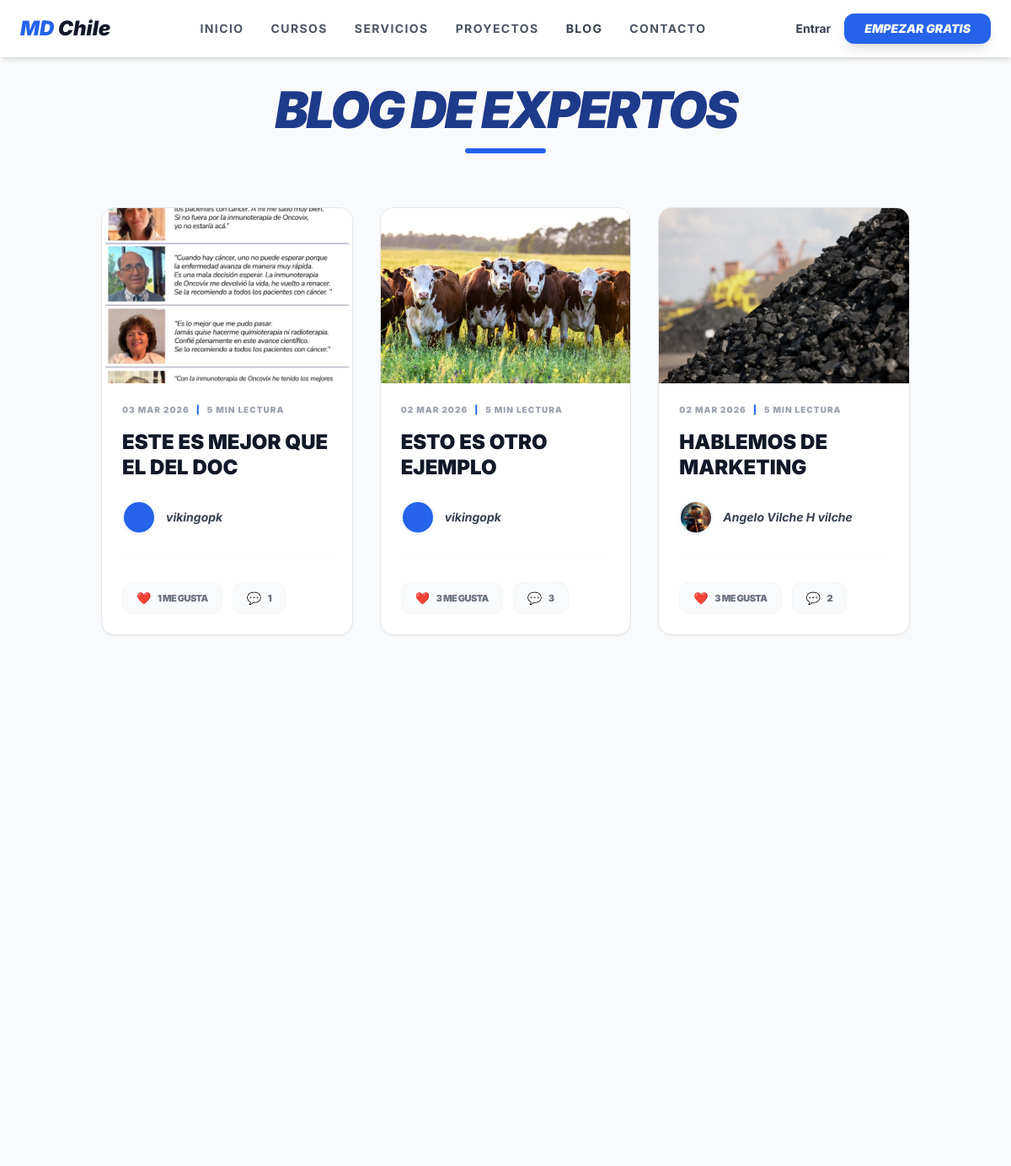
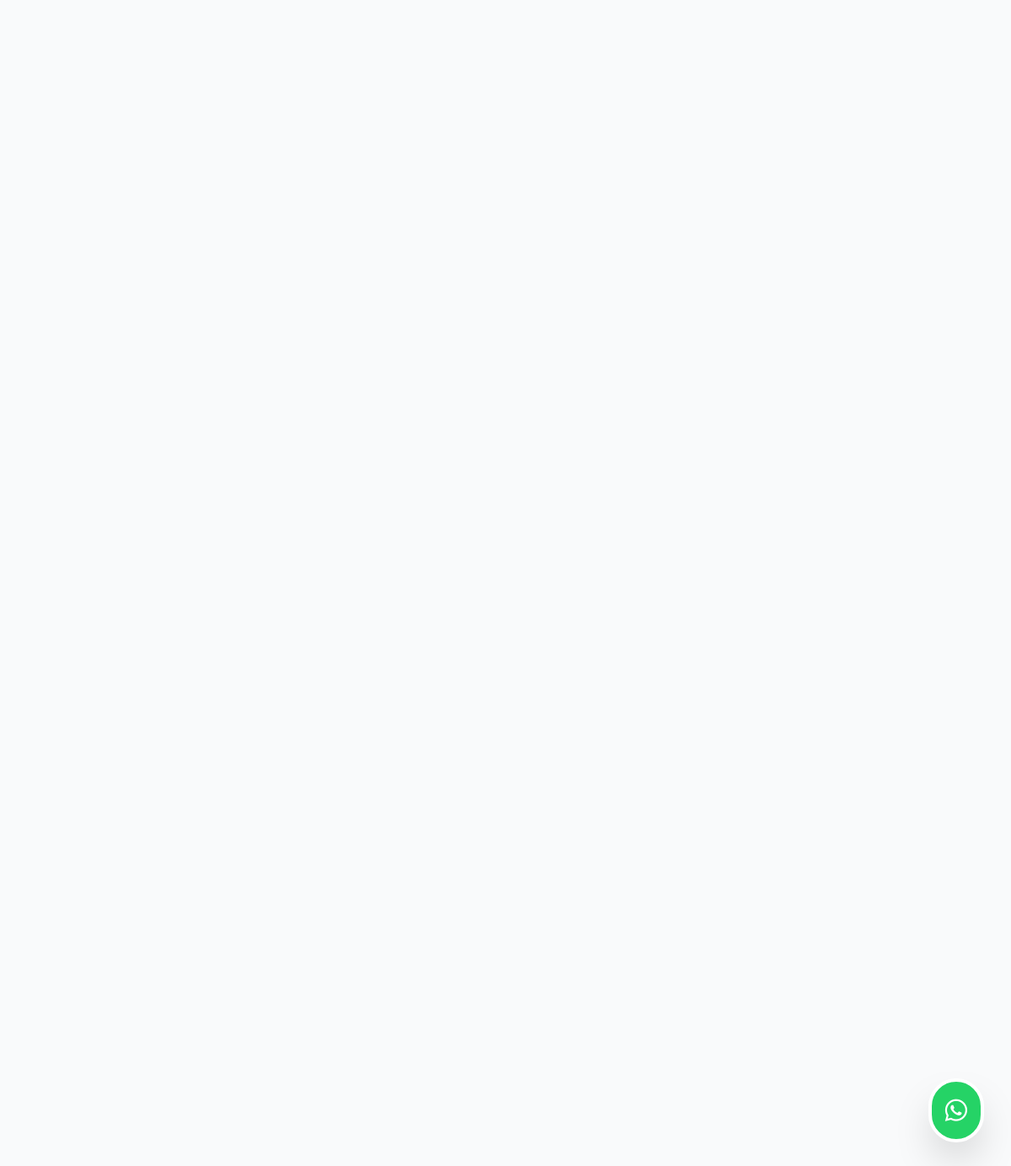
Screenshot of /blog/ with the database file from the repository (2 pictures, top to bottom).
### agency/models.py (models this page shows, shortened)
class Post(models.Model):
    title = models.CharField(max_length=200, verbose_name="Título del Artículo")
    slug = models.SlugField(unique=True, blank=True)
    content = models.TextField(verbose_name="Contenido (HTML permitido)")
    image = models.ImageField(upload_to='blog/', verbose_name="Imagen de Portada")
    video_url = models.URLField(blank=True, null=True, verbose_name="URL Video Lateral (YouTube)")
    author = models.ForeignKey(
        settings.AUTH_USER_MODEL,
        on_delete=models.CASCADE,
        verbose_name="Autor"
    )
    created_at = models.DateTimeField(auto_now_add=True)
    is_published = models.BooleanField(default=True, verbose_name="¿Publicado?")
    likes_count = models.PositiveIntegerField(default=0, verbose_name="Me gusta")
    comments_count = models.PositiveIntegerField(default=0, verbose_name="Comentarios")
    reading_time = models.PositiveIntegerField(default=5, verbose_name="Minutos de lectura")
    class Meta:
        ordering = ['-created_at']
        verbose_name = "Artículo"
        verbose_name_plural = "Blog - Artículos"

### users/models.py (models this page shows, shortened)
class User(AbstractUser):
    is_client = models.BooleanField(default=True)
    is_admin_user = models.BooleanField(default=False)
    profile_picture = models.ImageField(upload_to='users/profiles/', null=True, blank=True)
    bio = models.TextField(max_length=500, blank=True)
    rut = models.CharField(max_length=12, blank=True, null=True)
    linkedin_url = models.URLField(blank=True, null=True)

### courses/views.py (the view)
# urls.py: path('blog/', views.blog_list, name='blog_list'),
def blog_list(request): return render(request, 'agency/blog_list.html', {'posts': Post.objects.filter(is_published=True)})

### templates/agency/blog_list.html (shortened to what this page needs)
{% extends 'base.html' %}
{% block content %}
<div class="container mx-auto p-8 bg-gray-50 min-h-screen">
    <div class="text-center mb-16">
        <h1 class="text-4xl md:text-6xl font-black text-blue-900 italic mb-4 uppercase tracking-tighter">Blog de Expertos</h1>
        <div class="w-24 h-1.5 bg-blue-600 mx-auto rounded-full"></div>
    </div>
    <div class="grid grid-cols-1 md:grid-cols-3 gap-8">
        {% for post in posts %}
            <div class="bg-white rounded-2xl shadow-sm border border-gray-200 overflow-hidden transition-all hover:shadow-2xl hover:-translate-y-2 duration-300 flex flex-col">
                <div class="h-52 w-full overflow-hidden">
                    {% if post.image %}
                        <img src="{{ post.image.url }}" class="w-full h-full object-cover" alt="{{ post.title }}">
                    {% endif %}
                </div>
                <div class="p-6 flex-grow flex flex-col">
                    <div class="flex items-center text-gray-400 text-[10px] font-black uppercase tracking-widest mb-4">
                        <span>{{ post.created_at|date:"d M Y" }}</span>
                        <span class="mx-2 text-blue-600">|</span>
                        <span>{{ post.reading_time }} min lectura</span>
                    </div>
                    <h2 class="text-2xl font-black mb-6 text-gray-900 leading-tight hover:text-blue-600 transition cursor-pointer">
                        <a href="{% url 'blog_detail' post.slug %}">{{ post.title|upper }}</a>
                    </h2>
                    <div class="flex items-center mb-8 pb-6 border-b border-gray-50">
                        <div class="w-10 h-10 rounded-full overflow-hidden border-2 border-blue-50 shadow-sm mr-3 flex-shrink-0">
                            {% if post.author.profile_picture %}
                                <img src="{{ post.author.profile_picture.url }}" class="w-full h-full object-cover">
                            {% else %}
                                <div class="w-full h-full bg-blue-600 flex items-center justify-center text-white font-black text-xs italic">
                                </div>
                            {% endif %}
                        </div>
                        <span class="text-gray-700 text-sm font-bold italic">
                            {{ post.author.get_full_name|default:post.author.username }}
                        </span>
                    </div>
                    <div class="mt-auto flex items-center space-x-3">
                        <div class="bg-gray-50 border border-gray-100 rounded-xl px-4 py-2 flex items-center text-gray-500 text-[11px] font-black uppercase tracking-tighter">
                            <span class="mr-2 text-sm">❤️</span> {{ post.likes_count }} me gusta
                        </div>
                        <div class="bg-gray-50 border border-gray-100 rounded-xl px-4 py-2 flex items-center text-gray-500 text-[11px] font-black uppercase tracking-tighter">
                            <span class="mr-2 text-sm">💬</span> {{ post.comments_count }}
                        </div>
                    </div>
                </div>
            </div>
        {% empty %}
            <div class="col-span-full py-20 text-center bg-white rounded-3xl border-2 border-dashed border-gray-100">
                <p class="text-gray-400 font-bold italic">Estamos preparando contenido de alto valor para ti.</p>
            </div>
        {% endfor %}
    </div>
</div>
{% endblock %}

### templates/base.html (style rules this page uses)
body { font-family: 'Inter', sans-serif; }

### rows the page displays
Post: image (picture), created_at "03 MAR 2026", reading_time "5", title "ESTE ES MEJOR QUE EL DEL DOC", author.get_full_name "vikingopk", likes_count "1", comments_count "1"
Post: image (picture), created_at "02 MAR 2026", reading_time "5", title "ESTO ES OTRO EJEMPLO", author.get_full_name "vikingopk", likes_count "3", comments_count "3"
Post: image (picture), created_at "02 MAR 2026", reading_time "5", title "HABLEMOS DE MARKETING", author.profile_picture (picture), author.get_full_name "Angelo Vilche H vilche", likes_count "3", comments_count "2"
